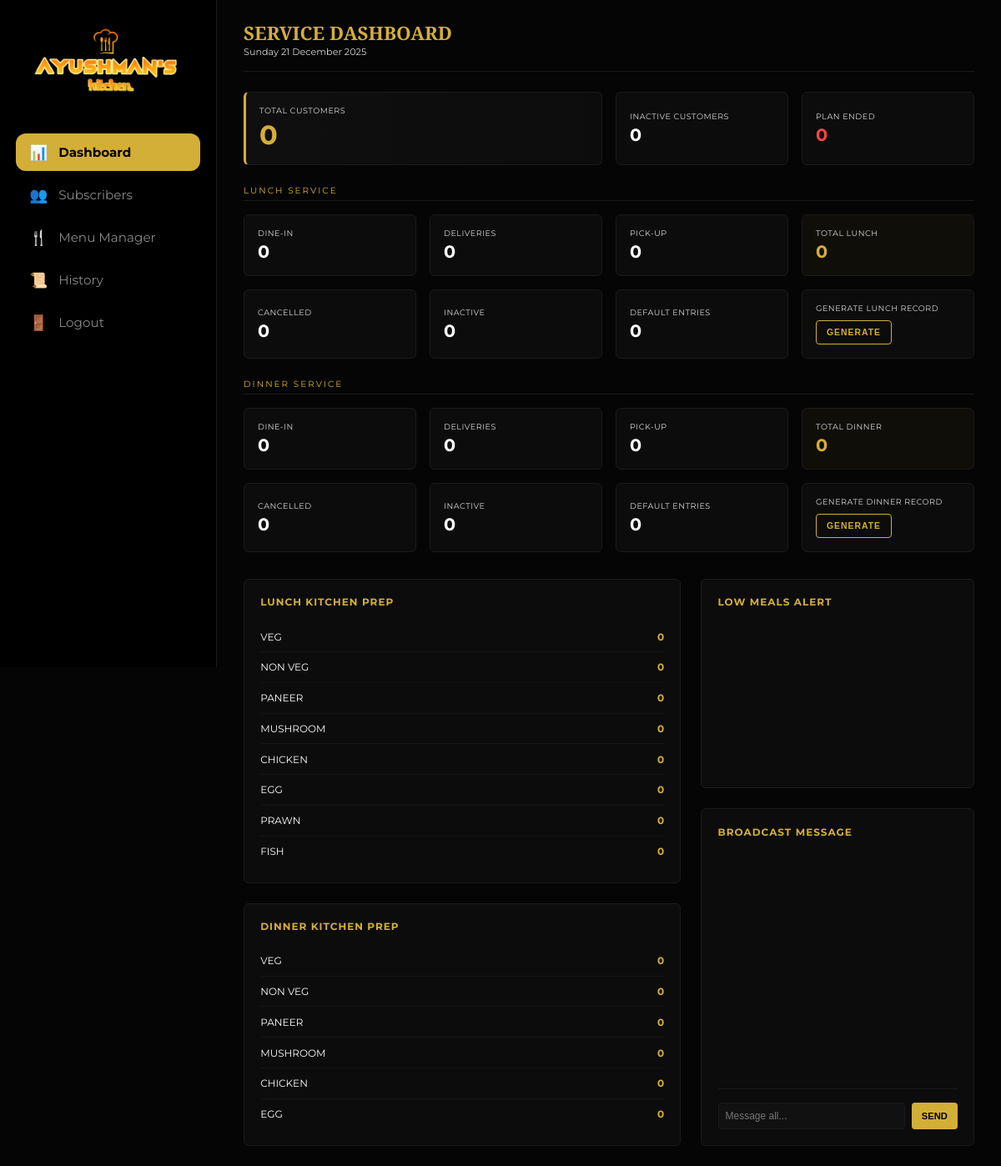
/ayushman/admin/dashboard/ (signed in), run on an earlier commit of the app's database.
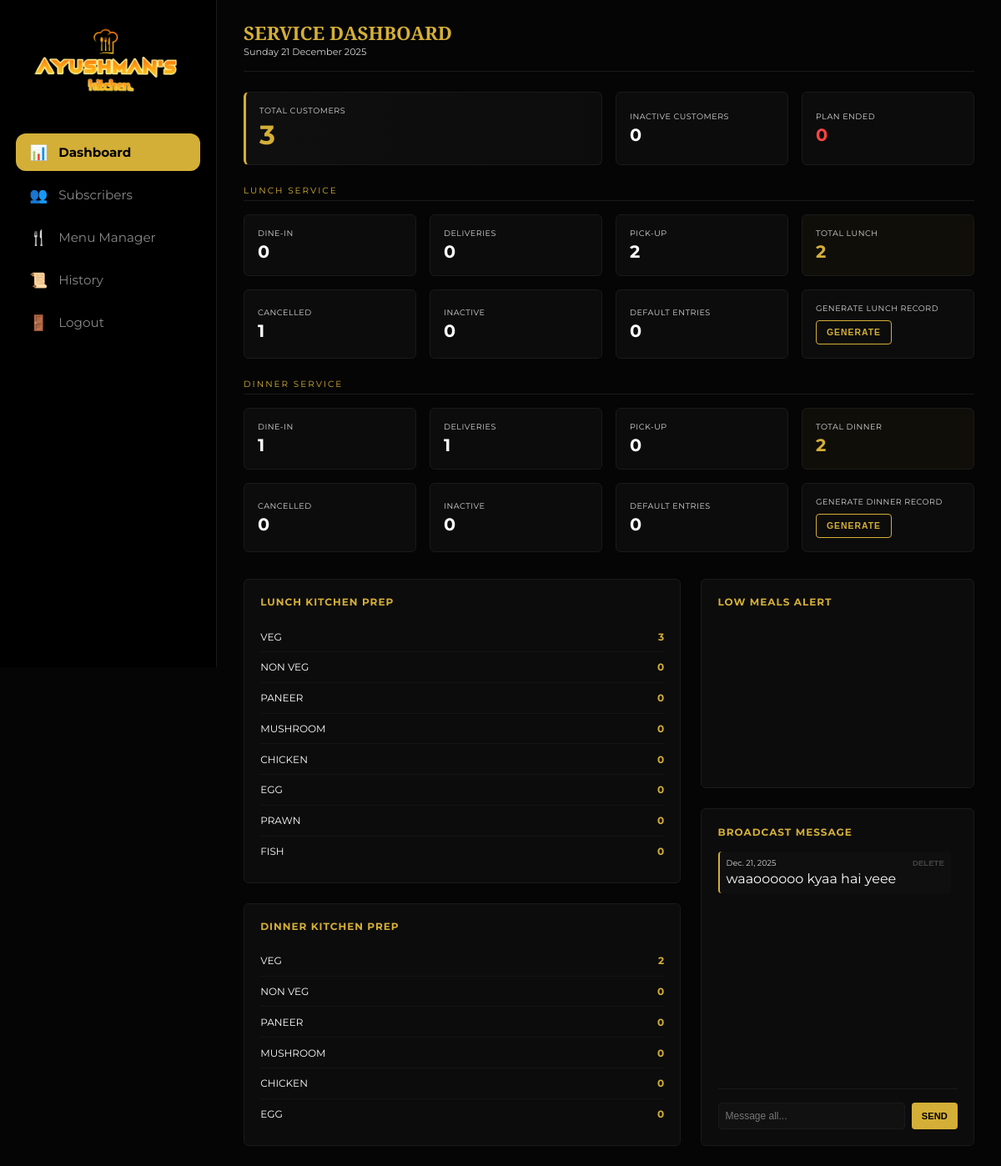
And on a later commit of the database.
### Admin/models.py (models this page shows, shortened)
class AdminNotice(models.Model):
    message=models.CharField(max_length=500)
    date=models.DateField(auto_now_add=True)

### Admin/views.py (the view)
# urls.py: path('dashboard/',dashboard,name='ayushman_dashboard'),
@staff_member_required(login_url='/login/')
def dashboard(request):
    customers = Customer.objects.all()
    lunch_record = LunchRecord.objects.filter(for_date=today)
    dinner_record = DinnerRecord.objects.filter(for_date=today)
    admin_messgaes = AdminNotice.objects.all()
    L_MAP = {
        "VEG": "VEG",
        "NON_VEG": "NON_VEG",
        "PANEER": "PANEER",
        "MUSHROOM": "MUSHROOM",
        "CHICKEN": "CHICKEN",
        "EGG": "EGG",
        "PRAWN": "PRAWN",
        "FISH": "FISH",
    }
    D_MAP = {
        "VEG": "VEG",
        "NON_VEG": "NON_VEG",
        "PANEER": "PANEER",
        "MUSHROOM": "MUSHROOM",
        "CHICKEN": "CHICKEN",
        "EGG": "EGG",
    }
    L_FOOD_CHOICES = {v: 0 for v in L_MAP.values()}
    D_FOOD_CHOICES = {v: 0 for v in D_MAP.values()}
    for l in lunch_record:
        choice = l.meal_choice or l.FLAGSHIP_choice or l.PREMIUM_choice
        if choice in L_MAP:
            L_FOOD_CHOICES[L_MAP[choice]] += 1
    for d in dinner_record:
        choice = d.meal_choice or d.FLAGSHIP_choice or d.PREMIUM_choice
        if choice in D_MAP:
            D_FOOD_CHOICES[D_MAP[choice]] += 1
    context={
        'total_customers':customers.exclude(is_staff=True,is_superuser=True).count(),
        'total_inactive_customers':customers.filter(user_status_active=False,paused_subscription=False,is_staff=False,is_superuser=False).count(),
        'total_plan_end_customers':customers.filter(paused_subscription=True,is_staff=False,is_superuser=False).count(),
        'total_lunch':lunch_record.exclude(service_choice="Cancel").count(),
        'lunch_dinein':lunch_record.filter(service_choice="DineIn").count(),
        'lunch_delivery':lunch_record.filter(service_choice="Delivery").count(),
        'lunch_pickup':lunch_record.filter(service_choice="PickUp").count(),
        'lunch_cancelled':lunch_record.filter(service_choice="Cancel").count(),
        'lunch_inactive':customers.filter(lunch_status_active=True,user_status_active=False,paused_subscription=False,is_staff=False,is_superuser=False).count(),
        'lunch_default_need':customers.filter(user_status_active=True,lunch_status_active=True,is_staff=False,is_superuser=False).exclude(lunch_records__for_date=today).count(),
        'total_dinner':dinner_record.exclude(service_choice="Cancel").count(),
        'dinner_dinein':dinner_record.filter(service_choice="DineIn").count(),
        'dinner_delivery':dinner_record.filter(service_choice="Delivery").count(),
        'dinner_pickup':dinner_record.filter(service_choice="PickUp").count(),
        'dinner_cancelled':dinner_record.filter(service_choice="Cancel").count(),
        'dinner_inactive':customers.filter(dinner_status_active=True,user_status_active=False,paused_subscription=False,is_staff=False,is_superuser=False).count(),
        'dinner_default_need':customers.filter(user_status_active=True,dinner_status_active=True,is_staff=False,is_superuser=False).exclude(dinner_records__for_date=today).count(),
        "l_food": L_FOOD_CHOICES,
        "d_food": D_FOOD_CHOICES,
        'low_balance_customer':customers.filter(meal_balance__lte=6,is_staff=False,is_superuser=False),
        'admin_messgaes':admin_messgaes,
    }
    return render(request,"Admin/dashboard.html",context)

### templates/Admin/dashboard.html (shortened to what the changed rows need)
{% load static %}
<!DOCTYPE html>
<html lang="en">
<head>
</head>
<body>
    <main class="main-content">
        <header class="top-bar">
            <h1>SERVICE DASHBOARD</h1>
        </header>
        <div class="bento-grid">
            <div class="bento-card featured-card">
                <span class="stat-label">Total Customers</span>
                <div class="stat-value">{{total_customers}}</div>
            </div>
            <a href="{% url 'service_details' %}">
                <div class="bento-card"><span class="stat-label">Pick-Up</span><div class="stat-value">{{lunch_pickup}}</div></div>
            </a>
            <a href="{% url 'service_details' %}">
                <div class="bento-card" style="background:rgba(212,175,55,0.05)">
                    <span class="stat-label">Total Lunch</span>
                    <div class="stat-value" style="color:var(--gold)">{{total_lunch}}</div>
                </div>
            </a>
            <a href="{% url 'service_details' %}">
                <div class="bento-card"><span class="stat-label">Cancelled</span><div class="stat-value">{{lunch_cancelled}}</div></div>
            </a>
            <a href="{% url 'service_details' %}">
                <div class="bento-card"><span class="stat-label">Dine-In</span><div class="stat-value">{{dinner_dinein}}</div></div>
            </a>
            <a href="{% url 'service_details' %}">
                <div class="bento-card"><span class="stat-label">Deliveries</span><div class="stat-value">{{dinner_delivery}}</div></div>
            </a>
            <a href="{% url 'service_details' %}">
                <div class="bento-card" style="background:rgba(212,175,55,0.05)">
                    <span class="stat-label">Total Dinner</span>
                    <div class="stat-value" style="color:var(--gold)">{{total_dinner}}</div>
                </div>
            </a>
        </div>
        <div class="dashboard-layout">
            <div class="left-col">
                <div class="card">
                    <div class="row"><span>VEG</span><span class="qty">{{ l_food.VEG }}</span></div>
                </div>
                <div class="card">
                    <div class="row"><span>VEG</span><span class="qty">{{ d_food.VEG }}</span></div>
                </div>
            </div>
            <div class="right-col">
                <div class="card">
                    <div class="scroll-container chat-area">
                        {% for m in admin_messgaes %}
                        <form method='POST' action="{% url 'admin_notice_delete' mid=m.pk %}">
                            <div class="chat-msg admin">
                                <div class="chat-meta"><span>{{m.date}}</span><button class="delete-btn">Delete</button></div>
                                <p class="chat-text">{{m.message}}</p>
                            </div>
                        </form>
                        {% endfor %}
                    </div>
                </div>
            </div>
        </div>
    </main>
</body>
</html>

What changed in the data, as far as the page shows it:
added AdminNotice: date "Dec. 21, 2025", message "waaoooooo kyaa hai yeee"
Also different on the page:
{{ total_customers }}: "0" → "3"
{{ lunch_pickup }}: "0" → "2"
{{ total_lunch }}: "0" → "2"
{{ lunch_cancelled }}: "0" → "1"
{{ dinner_dinein }}: "0" → "1"
{{ dinner_delivery }}: "0" → "1"
{{ total_dinner }}: "0" → "2"
{{ l_food.VEG }}: "0" → "3"
{{ d_food.VEG }}: "0" → "2"
